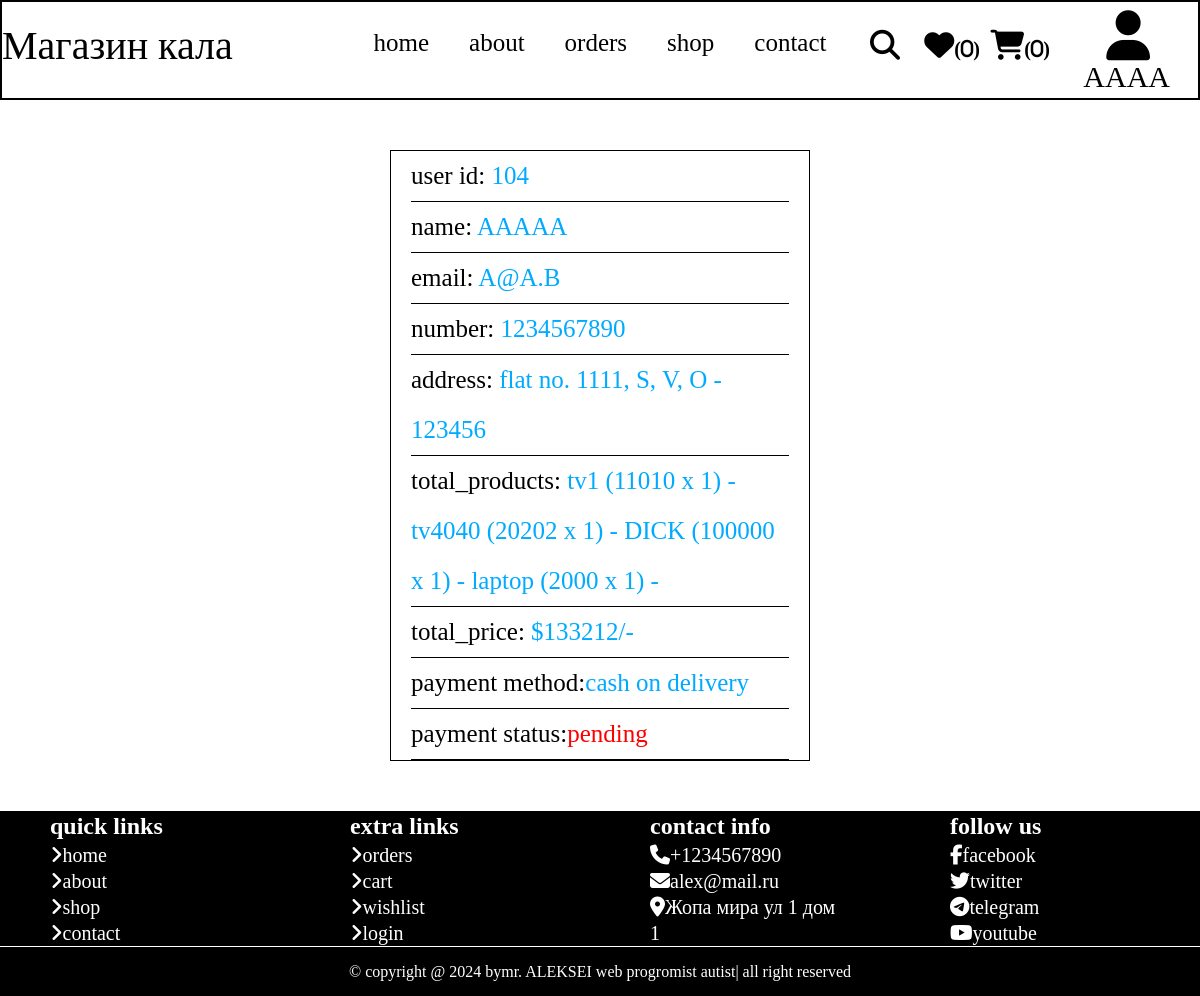
/orders.php (signed in), run on the app's committed database.
### tables this page shows
CREATE TABLE `users` (
  `id` int(100) NOT NULL,
  `name` varchar(20) NOT NULL,
  `email` varchar(50) NOT NULL,
  `password` varchar(50) NOT NULL
);

CREATE TABLE `orders` (
  `id` int(100) NOT NULL,
  `user_id` int(100) NOT NULL,
  `name` varchar(20) NOT NULL,
  `number` varchar(10) NOT NULL,
  `email` varchar(50) NOT NULL,
  `method` varchar(50) NOT NULL,
  `address` varchar(500) NOT NULL,
  `total_products` varchar(1000) NOT NULL,
  `total_price` int(100) NOT NULL,
  `payment_status` varchar(20) NOT NULL DEFAULT 'pending'
);

### orders.php (the view, shortened to what this page needs)
<?php
include 'connect.php';
if(isset($_SESSION['user_id'])){
$user_id = $_SESSION['user_id'];
}else{
$user_id = '';
}
?>
<!DOCTYPE html>
<html lang="en">
<head>
</head>
<body>
<?php
include 'user_header.php';
?>
<section class="show-orders">
<div class="box-orders">
<?php
      if($user_id == ''){
         echo '<p class="empty">please login to see your orders</p>';
      }else{
         $select_orders = $conn->prepare("SELECT * FROM `orders` WHERE user_id = ?");
         $select_orders->execute([$user_id]);
         if($select_orders->rowCount() > 0){
            while($fetch_orders = $select_orders->fetch(PDO::FETCH_ASSOC)){
   ?>
<div class="box">
<p>user id:<span>  <?= $fetch_orders['user_id']; ?></span></p>
<p>name:<span>  <?= $fetch_orders['name']; ?></span></p>
<p>email:<span>  <?= $fetch_orders['email']; ?></span></p>
<p>number:<span>  <?= $fetch_orders['number']; ?></span></p>
<p>address:<span>  <?= $fetch_orders['address']; ?></span></p>
<p>total_products:<span>  <?= $fetch_orders['total_products']; ?></span></p>
<p>total_price:<span>  $<?= $fetch_orders['total_price']; ?>/-</span></p>
<p>payment method:<span><?= $fetch_orders['method']; ?></span></p>
<p>payment status:<span style="color:<?php if($fetch_orders['payment_status'] == 'pending' ){echo 'red';}else{echo 'green';}?>"><?= $fetch_orders['payment_status']; ?></span></p>
</div>
<?php
}
}else{
echo '<p class="empty">no orders placed found</p>';
}
}
?>
</div>
</section>
<?php include 'footer.php';?>
</body>
</html>

### user_header.php (shortened to what this page needs)
<header>
  <section class="flex">
  <a href="home.php" class="logo">Магазин кала</a>
<nav class="navbar">
<a href="home.php">home</a>
<a href="about.php">about</a>
<a href="orders.php">orders</a>
<a href="shop.php">shop</a>
<a href="contact.php">contact</a>
</nav>
<div class="icons">
<?php
$count_wishlist_items = $conn->prepare("SELECT * FROM `wishlist` WHERE user_id = ?");
$count_wishlist_items->execute([$user_id]);
$total_wishlist_items = $count_wishlist_items->rowCount();
$count_cart_items = $conn->prepare("SELECT * FROM `cart` WHERE user_id = ?");
$count_cart_items->execute([$user_id]);
$total_cart_items = $count_cart_items->rowCount();
?>
<a href="search_page.php"><i class="fas fa-search"></i></a>
<a href="wishlist.php"><i class="fas fa-heart"><span>(<?= $total_wishlist_items;?>)</span></i></a>
<a href="cart.php"><i class="fas fa-shopping-cart"><span>(<?= $total_cart_items;?>)</span></i></a>
<div id="user-btn" class="fas fa-user"></div>
</div>
<div class="user_name">
          <?php
$select_profile = $conn->prepare("SELECT * FROM `users` WHERE id = ?");
$select_profile->execute([$user_id]);
if($select_profile->rowCount() > 0){
$fetch_profile = $select_profile->fetch(PDO::FETCH_ASSOC);
?>
<p><?= $fetch_profile['name']; ?></p>
      </div>
<?php
}
?>
  </section>
</header>

### orders.php (style rules this page uses)
* { padding:0; margin:0; box-sizing:border-box; }
html { overflow-x:hidden; }
.show-orders { padding:50px 0px; display:flex; align-items:center; justify-content:center; }
.box-orders { display:flex; align-items:center; justify-content:center; flex-wrap:wrap; }
.box-orders .box { border:1px solid black; width:420px; line-height:2em; font-size:25px; padding:0px 20px; margin:0px 25px; }
.box-orders .box p span { color:#00aaff; }
.box p { border-bottom:1px solid black; }

### user_header.php (style rules this page uses)
* { margin:0; padding:0; box-sizing:border-box; }
:root { --index: calc(1vw + 1vh); }
header { width:100vw; height:100px; border:2px solid black; background:white; }
.logo { position:relative; top:20px; text-decoration:none; color:black; background:white; font-size:40px; }
.flex .navbar { align-items:center; justify-content:center; display:flex; position:relative; top:-20px; }
.flex .navbar a { text-decoration:none; margin:0px 20px; color:black; font-size:25px; transition:0.5s; }
.user_name { color:black; text-decoration:none; font-size:30px; position:absolute; top:60px; right:30px; }
#user-btn { font-size:50px; position:absolute; transition:0.5s; top:10px; right:50px; }
.icons .fa-search { text-decoration:none; position:absolute; top:30px; right:300px; font-size:30px; color:black; }
.icons .fa-heart { text-decoration:none; position:absolute; top:30px; right:220px; font-size:30px; color:black; }
.icons .fa-heart span { text-decoration:none; font-size:20px; }
.fa-shopping-cart { text-decoration:none; position:absolute; top:30px; right:150px; font-size:30px; color:black; }
.fa-shopping-cart span { text-decoration:none; font-size:20px; }

### footer.php (style rules this page uses)
* { padding:0; margin:0; box-sizing:border-box; }
.box { width:200px; display:flex; flex-direction:column; }

### data on the page
users: name "AAAA"
orders: user "104", name "AAAAA", email "A@A.B", number "1234567890", address "flat no. 1111, S, V, O - 123456", total_products "tv1 (11010 x 1) - tv4040 (20202 x 1) - DICK (100000 x 1) - laptop (2000 x 1) -", total_price "133212", method "cash on delivery", payment_status "pending"

### other printed values
$total_wishlist_items "0"
$total_cart_items "0"
